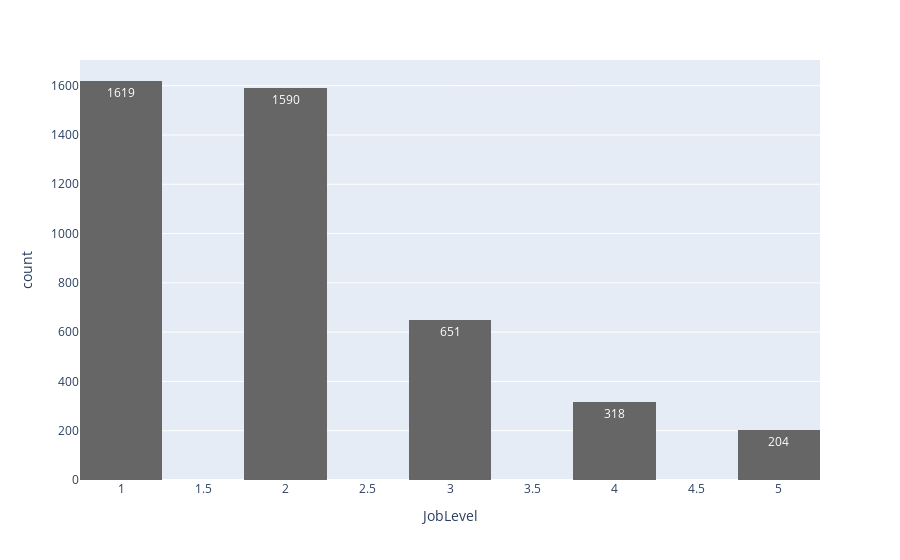

The notebook cell this image was saved under:
### Code cell
fig = px.histogram(df, x="JobLevel", barmode="group", text_auto=True, color_discrete_sequence=px.colors.qualitative.Prism_r, nbins=10)
fig.update_layout(xaxis_title="JobLevel")
fig.update_layout(yaxis_title="count")
fig.show()

### Figure 1 — Plotly figure (JSON) as saved in the notebook; plotly's stock layout.template omitted (floating-point values rounded to 4 significant figures; data arrays with more than 128 entries replaced by an {"elided": "..."} marker saying what was removed)
{"data": [{"alignmentgroup": "True", "bingroup": "x", "hovertemplate": "JobLevel=%{x}<br>count=%{y}<extra></extra>", "legendgroup": "", "marker": {"color": "rgb(102, 102, 102)", "pattern": {"shape": ""}}, "name": "", "nbinsx": 10, "offsetgroup": "", "orientation": "v", "showlegend": false, "texttemplate": "%{value}", "type": "histogram", "x": {"elided": "4382 int values"}, "xaxis": "x", "yaxis": "y"}], "layout": {"barmode": "group", "legend": {"tracegroupgap": 0}, "margin": {"t": 60}, "xaxis": {"anchor": "y", "domain": [0, 1], "title": {"text": "JobLevel"}}, "yaxis": {"anchor": "x", "domain": [0, 1], "title": {"text": "count"}}}}
